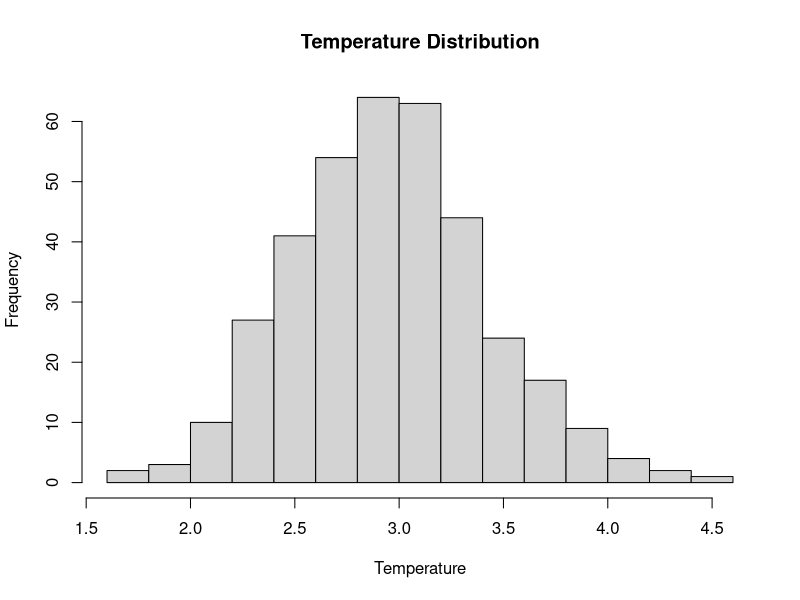
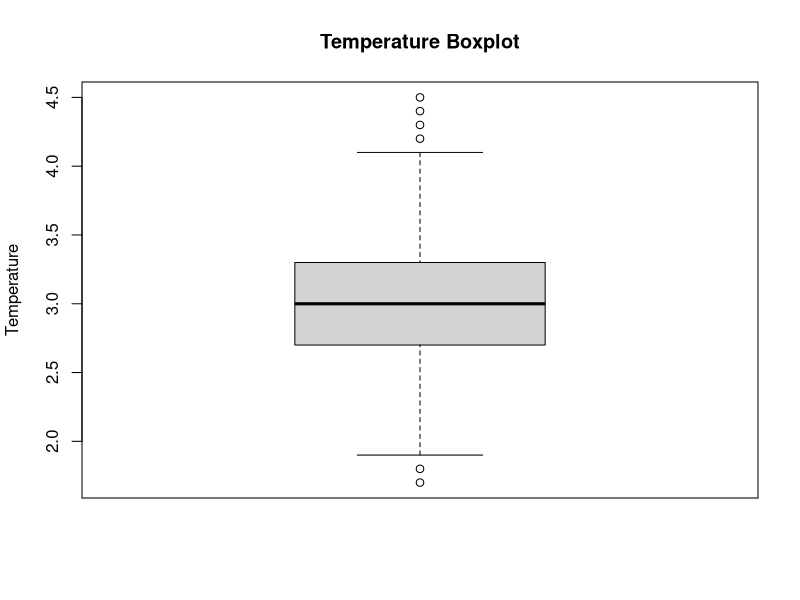
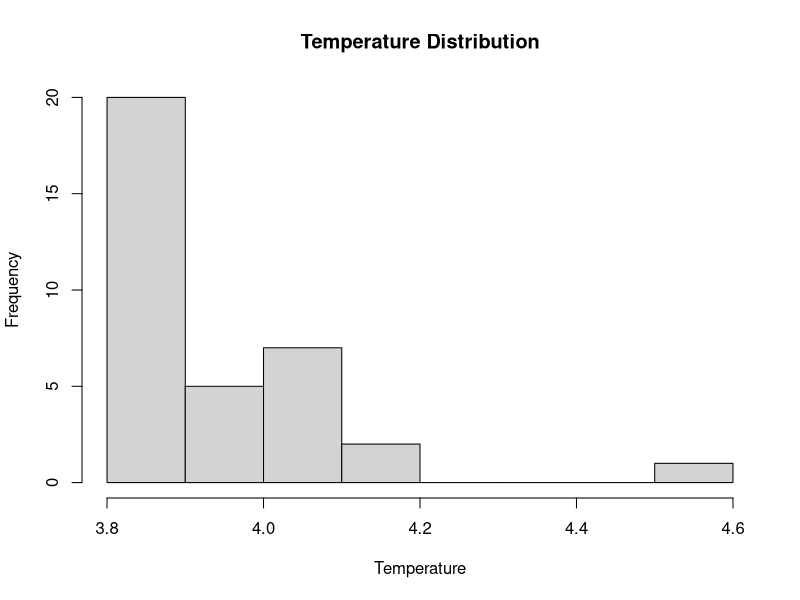

Source code (R) for these figures, in order:
####################################
### Name: Sivaram Mandava
### Project 2
####################################

### Set Working Directory
setwd("~/Documents/UT/M2 Statistics/Week 4/Project 2")

### Import and Use readr package
install.packages("readr")
library("readr")

#########
### Problem 1
#########

### Read from CSV
tempData = read.csv("Cold_Storage_Temp_Data.csv")

### Find out Names of the Columns
names(tempData)

### Check Summary
summary(tempData)

### Change class of columns to factors
tempData$Season = as.factor(tempData$Season)
tempData$Month = as.factor(tempData$Month)

### Check Summary
summary(tempData)

### Find mean cold storage temperature for Summer, Winter and Rainy Season
meanRainyTemp = mean(tempData$Temperature[tempData$Season == "Rainy"])
meanWinterTemp = mean(tempData$Temperature[tempData$Season == "Winter"])
meanSummerTemp = mean(tempData$Temperature[tempData$Season == "Summer"])

### Mean temperature for Rainy Season
print(meanRainyTemp)
### Mean temperature for Winter Season
print(meanWinterTemp)
### Mean temperature for Summer Season
print(meanSummerTemp)

### Combine means into a single Dataframe
meanSeasonTemps = data.frame(meanRainyTemp, meanWinterTemp, meanSummerTemp)


### Display all season means
print(meanSeasonTemps)

### import libraries required to plot graphs
library("ggplot2")

TempGraph = hist(tempData$Temperature,
                     xlab = "Temperature",
                     main = "Temperature Distribution")
TempGraph

tempBoxplot = boxplot(tempData$Temperature, main = "Temperature Boxplot", ylab = "Temperature")


### Find overall mean for the full year
meanYearTemp = mean(tempData$Temperature)

### Display overall mean
print(meanYearTemp)

### Find Standard Deviation for the full year
SDYearTemp = sd(tempData$Temperature)

### Display Standard Deviation in temperature
print(SDYearTemp)

### Assume Normal distribution, what is the probability of temperature having fallen below 2 C
probLessThan2 = pnorm(2, mean = meanYearTemp, sd = SDYearTemp)
print(probLessThan2)

### Assume Normal distribution, what is the probability of temperature having gone above 4 C
probMoreThan4 = 1 - pnorm(4, mean = meanYearTemp, sd = SDYearTemp)
print(probMoreThan4)

### What will be the penalty for the AMC Company
totalProb = probLessThan2 + probMoreThan4
print(totalProb)
print(totalProb*100)

#########
### Since the probability of temperature going outside the 2 - 4 C during the 
### one-year contract was above 2.5% and less than 5% then the penalty would be 10%
#########

### Perform a one-way ANOVA test to determine if there is a significant 
### difference in Cold Storage temperature between rainy, summer and winter 
### seasons and comment on the findings.
anovatemp = aov(tempData$Temperature~tempData$Season)
anovatemp
summary(anovatemp)

### Performing the TukeyHSD test to get the p adj values
TukeyHSD(anovatemp)

#########
### Problem 2
#########

### Read from CSV
tempDataMarch = read.csv("Cold_Storage_Mar2018.csv")

### Find out Names of the Columns
names(tempDataMarch)

### Check Summary
summary(tempDataMarch)

### Change class of columns to factors
tempDataMarch$Season = as.factor(tempDataMarch$Season)
tempDataMarch$Month = as.factor(tempDataMarch$Month)

### Histogram of Temperature Distribution
marchHist = hist(tempDataMarch$Temperature, 
                 xlab = "Temperature",
                 main = "Temperature Distribution")
marchHist

### State the Hypothesis, perform hypothesis test and determine p-value

### Using z-test

### Get Sample Mean
sampleMean = mean(tempDataMarch$Temperature)
print(sampleMean)

### Get Standard Deviation
sampleSD = sd(tempDataMarch$Temperature)
print(sampleSD)

### Get Standard Error
stdError = sampleSD/sqrt(35)
print(stdError)

mu = 3.9

### Get Z Test Value
zTestValue = (sampleMean - mu) / stdError
print(zTestValue)


### Get Critical Z value
qnorm(0.1)

### Using t-test

### Perform T Test
tTestValue = t.test(tempDataMarch$Temperature,
       alternative = "greater",
       mu = 3.9, paired = FALSE, var.equal = FALSE,
       conf.level = 0.9)
tTestValue

tValue = 2.7524
df = 34
pValue=0.004711
